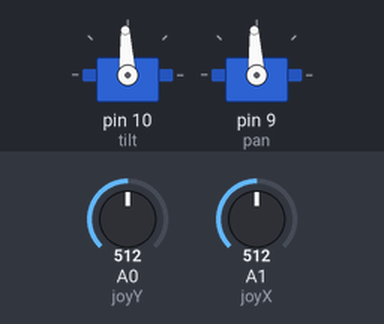
Recording of a sketch running on a simulated Arduino Uno, built with avr-gcc and run on an emulated ATmega328P. Parts: 2 × servo. The test bench sets the inputs (shaded band); at power-on: A0 (joyY) = 512, A1 (joyX) = 512.

Above: at 1.2 s.
1.3 s: A0 (joyY) set to 716
At 2.2 s:
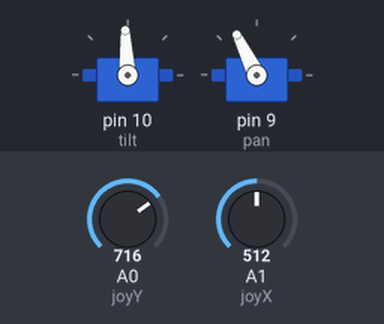
2.8 s: A1 (joyX) set to 716
At 3.5 s:
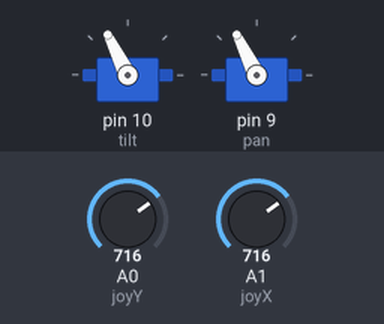
4.3 s: A0 (joyY) set to 900
At 4.7 s:
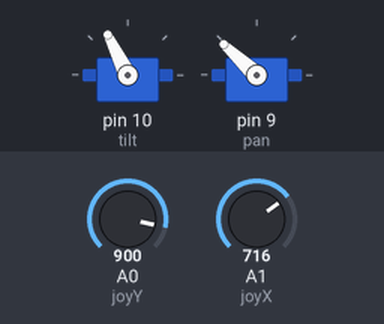
5.8 s: A1 (joyX) set to 900
At 7.0 s:
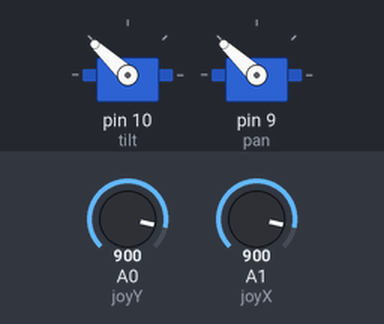
7.3 s: A0 (joyY) set to 1023
At 8.3 s:
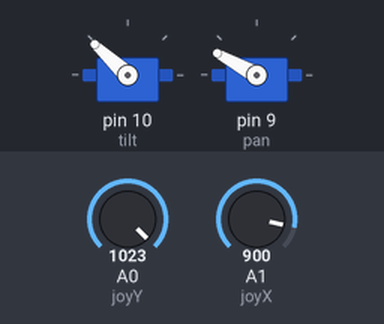
8.8 s: A1 (joyX) set to 1023
At 9.5 s:
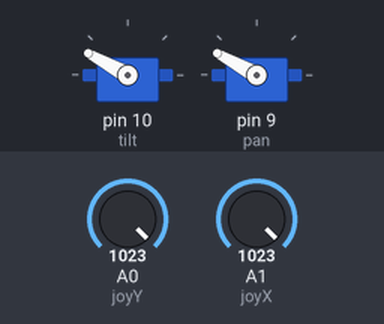
Timing chart, 0 to 11.3 s (numbered marks = the images above; inputs shaded):
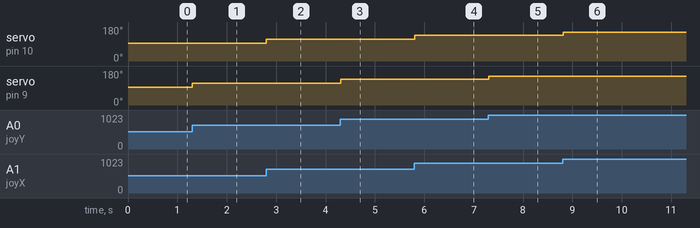

Measured:
- after the input at 1.3 s, servo on pin 9 (pan): 93° → 116° at once
- after the input at 2.8 s, servo on pin 10 (tilt): 93° → 116° at once
- after the input at 4.3 s, servo on pin 9 (pan): 116° → 137° at once
- after the input at 5.8 s, servo on pin 10 (tilt): 116° → 137° at once
- after the input at 7.3 s, servo on pin 9 (pan): 137° → 151° at once
- after the input at 8.8 s, servo on pin 10 (tilt): 137° → 151° at once

The sketch:

joystick_servos.ino
```cpp
// Joystick x- and y- axes are connected to A1 and A0 analog pins of Arduino.
// Servos are connectd to PWM Pins 9 and 10.


#include <Servo.h>

Servo tilt, pan;

int joyX = A1; //  X - axis of Joystick
int joyY = A0; // y - axis of Joystick
int x, y;

void setup()
{
  tilt.attach(10); // TILT on PIN 10
  pan.attach(9); // PAN on PIN 9
}

void loop()
{
  x = joyX;    // y value btwn 0 and 1023)
  y = joyY;    // x value btwn 0 and 1023)
  x = map(analogRead(joyX), 0, 1023, 900, 2100);
  y = map(analogRead(joyY), 0, 1023, 900, 2100);
  tilt.write(x);
  pan.write(y);
  delay(15);
}
```
